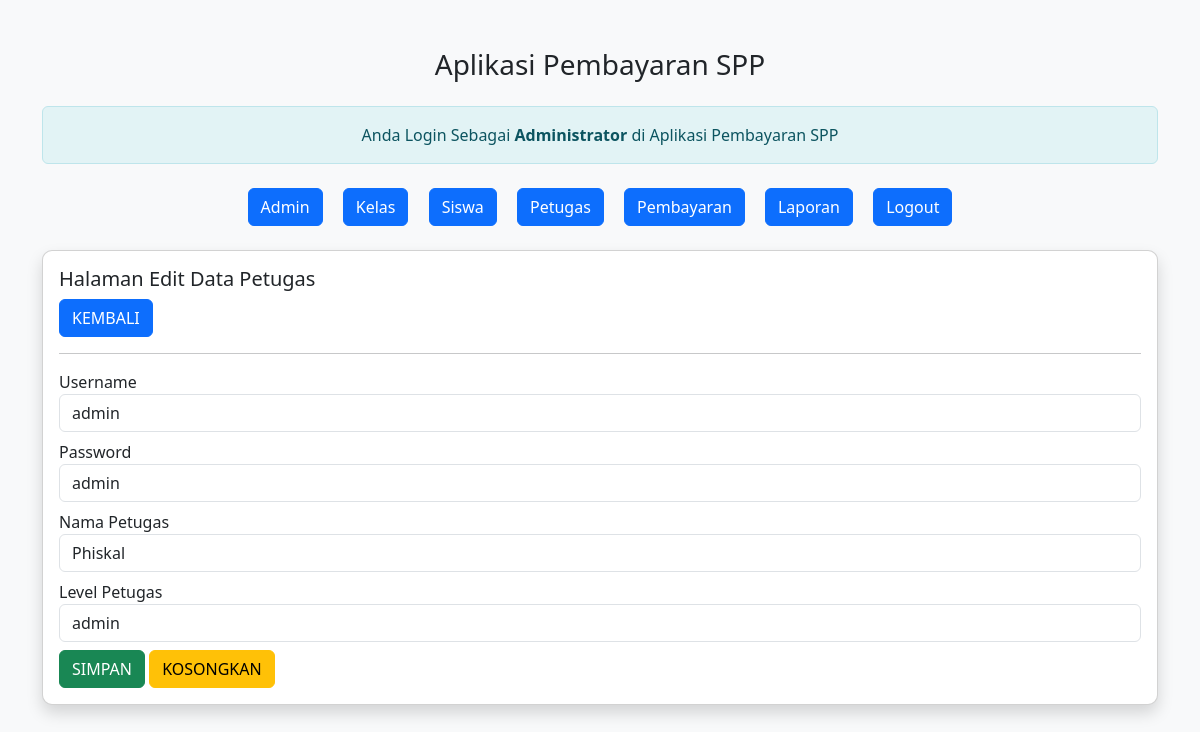
The app's page /spp-ilham/admin/admin.php?url=edit-petugas&id_petugas=6 with its own data.
### tables this page shows
CREATE TABLE `petugas` (
  `id_petugas` int(11) NOT NULL,
  `username` varchar(25) NOT NULL,
  `password` varchar(32) NOT NULL,
  `nama_petugas` varchar(35) NOT NULL,
  `level` enum('admin','petugas') NOT NULL
);

### spp-ilham/admin/edit-petugas.php (the view, shortened to what this page needs)
<?php
$id_petugas = $_GET['id_petugas'];
include'../koneksi.php';
$sql = "SELECT*FROM petugas WHERE id_petugas='$id_petugas'";
$query = mysqli_query($koneksi, $sql);
$data = mysqli_fetch_array($query);
?>
<h5>Halaman Edit Data Petugas</h5>
<a href="?url=petugas" class="btn btn-primary"> KEMBALI </a>
<hr>
<form method="post" action="?url=proses-edit-petugas&id_petugas=<?= $id_petugas; ?>">
    <div class="form-group mb-2">
        <label>Username</label>
        <input value ="<?= $data['username']; ?>" type="text" name="username" class="form-control" required>
</div>
<div class="form-group mb-2">
    <label>Password</label>
    <input value ="<?= $data['password']; ?>" type="text" name="password" class="form-control" required>
</div>
<div class="form-group mb-2">
        <label>Nama Petugas</label>
        <input value ="<?= $data['nama_petugas']; ?>" type="text" name="nama_petugas" class="form-control" required>
</div>
<div class="form-group mb-2">
    <label> Level Petugas </label>
    <select name="level" class="form-control" required>
        <option value="<?= $data['level'] ?>"> <?= $data['level'] ?> </option>
</select>
</div>
<div class="form-group">
    <button type="submit" class="btn btn-success"> SIMPAN </button>
    <button type="reset" class="btn btn-warning"> KOSONGKAN </button>
</div>
</form>

### spp-ilham/admin/admin.php (style rules this page uses)
body { background-color: #f8f9fa; }

### records on screen
petugas: username "admin", password "admin", nama_petugas "Phiskal", level "admin"
